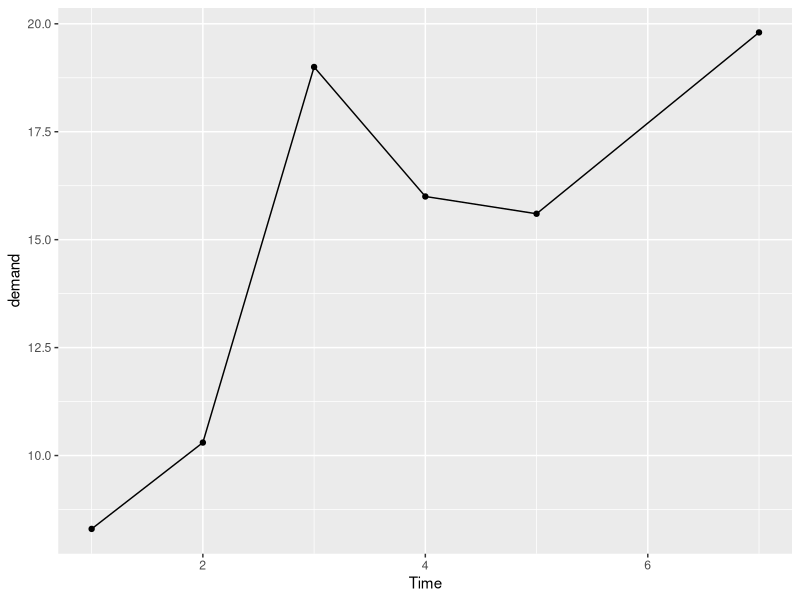
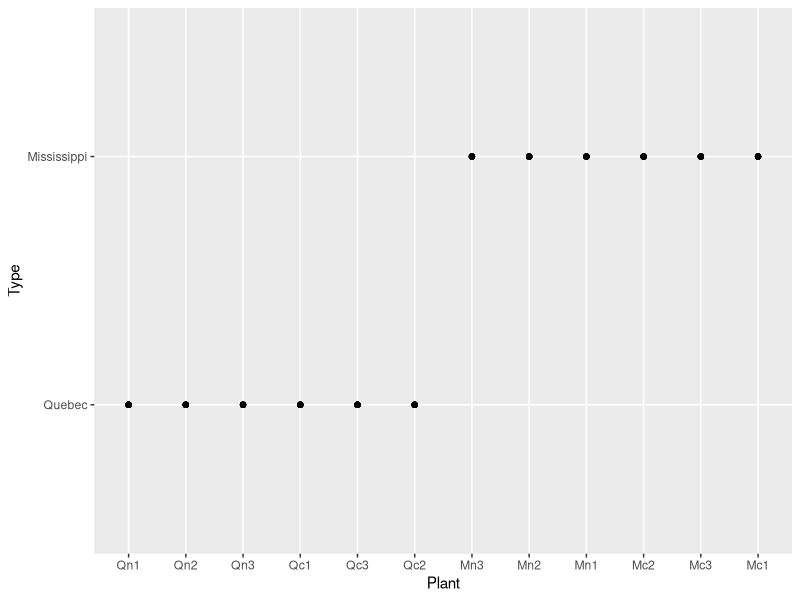
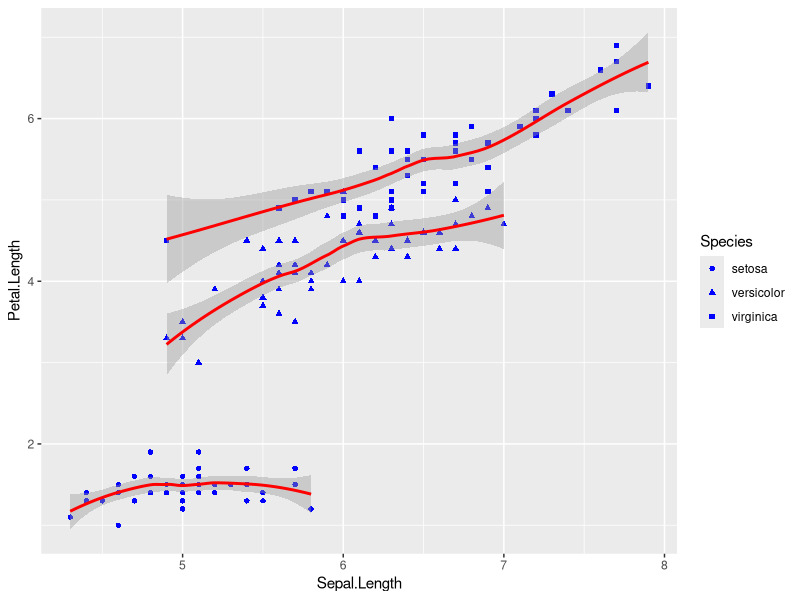
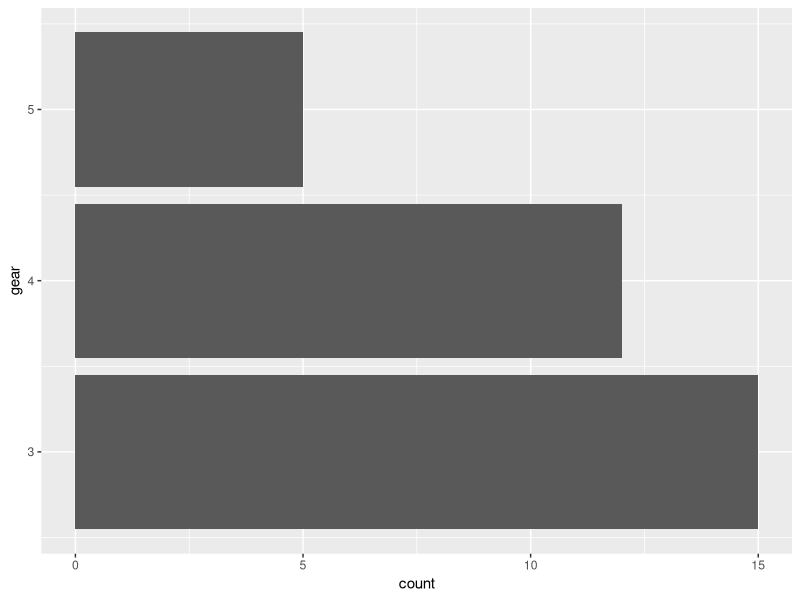
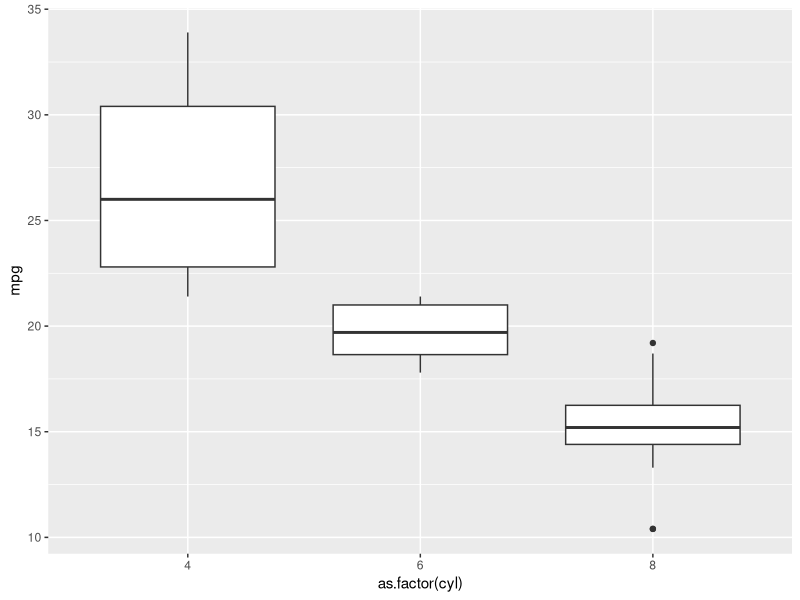
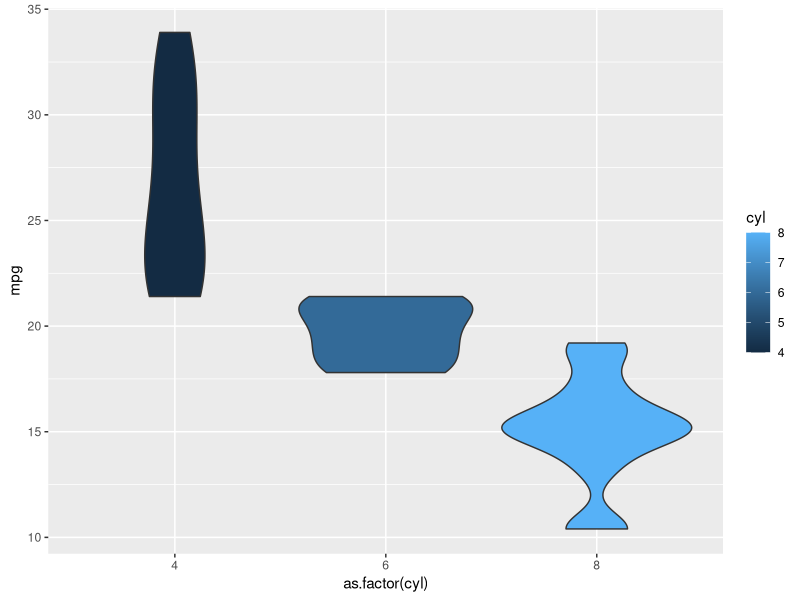
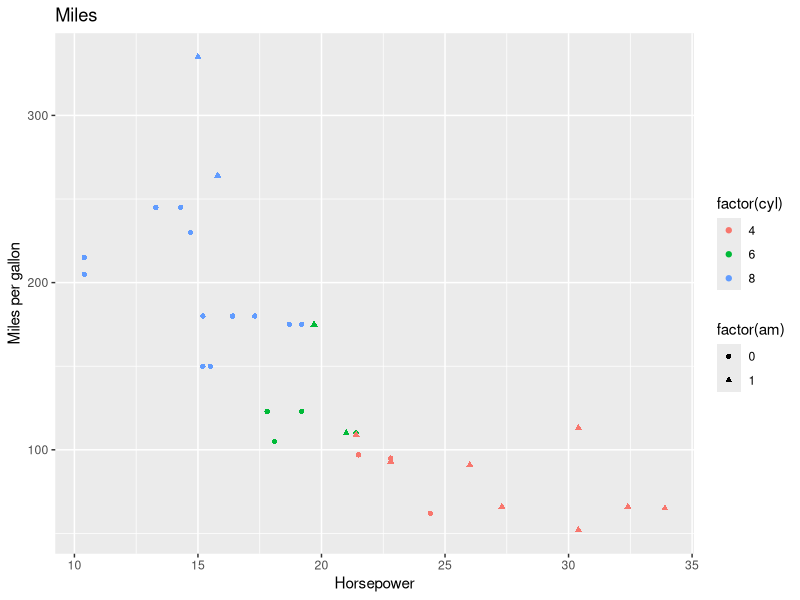
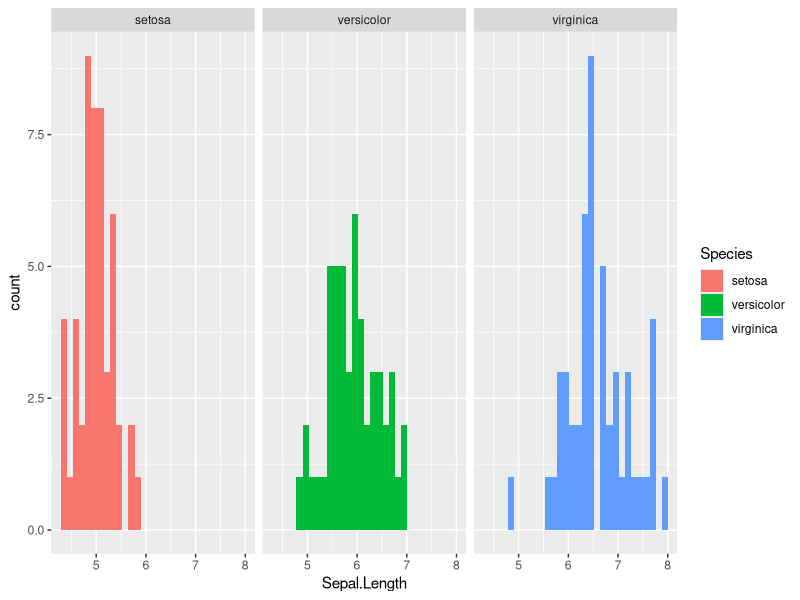

Write the R code that produced these figures, in order.
library(tidyverse)

data()

?BOD

head(BOD)

ggplot(BOD,
       aes(Time, demand)
       ) +
  geom_point() +
  geom_line()


head(CO2)
  
ggplot(
  CO2,
  aes(Plant, Type)
) + geom_point(
  
) + geom_line()
  
  
data(iris)
dim(iris)
summary(iris)
ggplot(
  iris,
  aes(
    Sepal.Length,
    Petal.Length,
    col = Species,
    shape = Species
  )
) + geom_point(
  col = "blue"
) + geom_smooth(
  col = "red"
)

data(mtcars)
names(mtcars)  
summary(mtcars)
dim(mtcars)
View(mtcars)
head(mtcars)
  
ggplot(
  mtcars,
  aes(
    gear,
  )
) + geom_bar() + coord_flip()
  
# plot a boxplot pmpg vs cyl
# cyl is categorical to we need to convert that to factor

ggplot(
  mtcars,
  aes(
    as.factor(cyl),
    mpg,
    
  )
) + geom_boxplot(
  
) + scale_color_manual(
  values = c("#3a0ca3", "#c9184a", "#3a5a40")
)

#violin plot
ggplot(
  mtcars,
  aes(
    as.factor(cyl),
    mpg,
  )
) + geom_violin( aes( fill = cyl ))


ggplot(
  mtcars,
  aes( mpg, 
       hp, 
       col = factor(cyl),
       shape = factor(am)
       )
) + geom_point(
  
) + labs ( 
  title = "Miles",
  x = "Horsepower",
  y = "Miles per gallon"
)


ggplot(
  iris,
  aes(
    Sepal.Length,
    fill = Species
  )
) + geom_histogram(
  
) + facet_wrap( ~Species)
  





  
